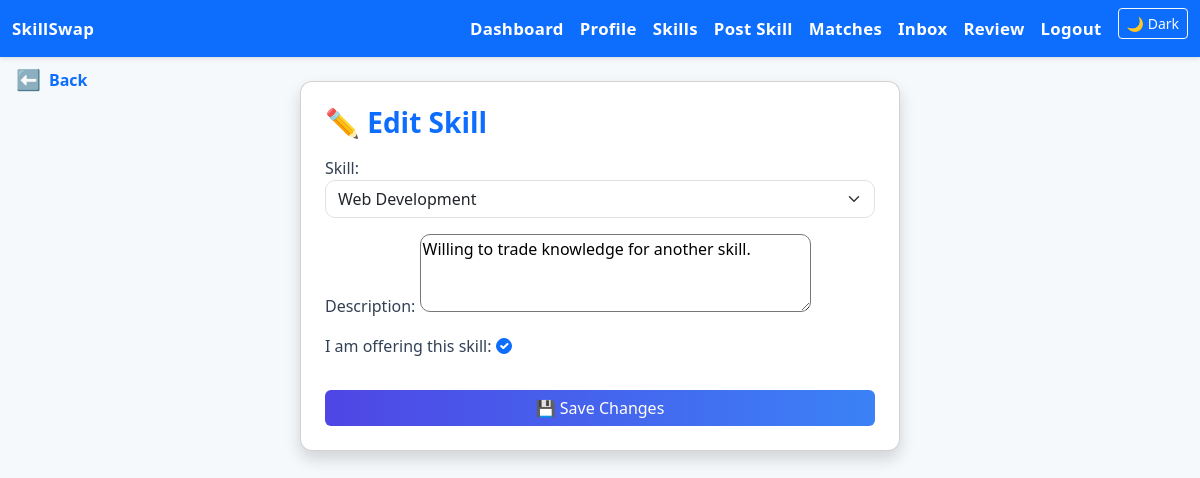
The page /edit-skill/1/ (signed in) on the database its author committed.
### core/models.py (models this page shows, shortened)
class SkillListing(models.Model):
    user = models.ForeignKey(User, on_delete=models.CASCADE)
    skill = models.ForeignKey(Skill, on_delete=models.CASCADE)
    description = models.TextField()
    is_offer = models.BooleanField()
    created_at = models.DateTimeField(auto_now_add=True)

### core/views.py (the view)
# urls.py: path('edit-skill/<int:skill_id>/', views.edit_skill, name='edit_skill'),
@login_required
def edit_skill(request, skill_id):
    skill_listing = get_object_or_404(SkillListing, id=skill_id, user=request.user)
    if request.method == 'POST':
        form = SkillListingForm(request.POST, instance=skill_listing)
        if form.is_valid():
            form.save()
            messages.success(request, "✅ Skill updated successfully.")
            return redirect('dashboard')
    else:
        form = SkillListingForm(instance=skill_listing)
    return render(request, 'core/edit_skill.html', {'form': form})

### core/forms.py
class SkillListingForm(forms.ModelForm):
    class Meta:
        model = SkillListing
        fields = ['skill', 'description', 'is_offer']
        widgets = {
            'description': forms.Textarea(attrs={'rows': 3, 'placeholder': 'Describe this skill...'}),
            'skill': forms.Select(attrs={'class': 'form-select'}),
            'is_offer': forms.CheckboxInput(attrs={'class': 'form-check-input'}),
        }
        labels = {
            'is_offer': 'I am offering this skill',
        }

### core/models.py (called while the page is built)
    def __str__(self):
        return self.name

### core/templates/core/edit_skill.html (shortened to what this page needs)
{% extends 'core/base.html' %}
{% block content %}
<div class="card p-4 shadow fade-in" style="max-width: 600px; margin: auto;">
  <h3 class="text-primary fw-bold mb-3">✏️ Edit Skill</h3>
  <form method="post">
    {{ form.as_p }}
    <button type="submit" class="btn btn-primary w-100 mt-3">💾 Save Changes</button>
  </form>
</div>
{% endblock %}

### core/static/core/style.css (style rules this page uses)
body { background-color: #f6f9fc; font-family: 'Segoe UI', Tahoma, Geneva, Verdana, sans-serif; color: #1e293b; }
.card { background-color: #ffffff; box-shadow: 0 4px 12px rgba(0,0,0,0.08); border-radius: 12px; transition: transform 0.2s ease; }
.btn-primary { background: linear-gradient(to right, #4f46e5, #3b82f6); border: none; color: white; }
p, small, label, .form-label { color: #334155; }
input, select, textarea { border-radius: 10px !important; }
.fade-in { animation: fadeIn 0.6s ease-in; }

### rows shown on the page
SkillListing: skill "Web Development", description "Willing to trade knowledge for another skill.", is_offer "☑"
